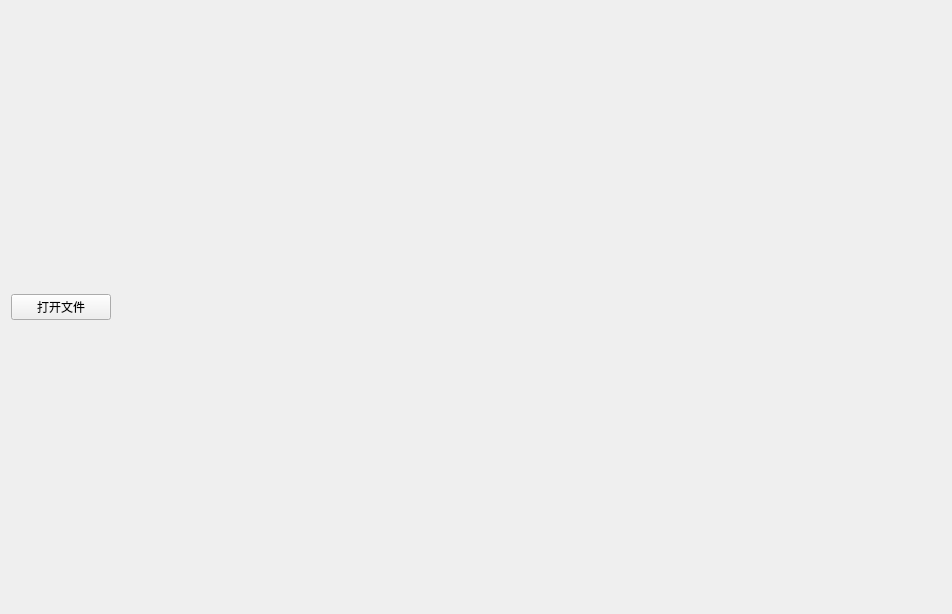
<?xml version="1.0" encoding="UTF-8"?>
<ui version="4.0">
 <class>MainWindow</class>
 <widget class="QMainWindow" name="MainWindow">
  <property name="geometry">
   <rect>
    <x>0</x>
    <y>0</y>
    <width>952</width>
    <height>614</height>
   </rect>
  </property>
  <property name="windowTitle">
   <string>无标题</string>
  </property>
  <widget class="QWidget" name="centralWidget">
   <layout class="QHBoxLayout" name="horizontalLayout">
    <item>
     <widget class="QPushButton" name="pushButton">
      <property name="maximumSize">
       <size>
        <width>100</width>
        <height>16777215</height>
       </size>
      </property>
      <property name="text">
       <string>打开文件</string>
      </property>
     </widget>
    </item>
    <item>
     <widget class="QWidget" name="widget" native="true"/>
    </item>
    <item>
     <layout class="QGridLayout" name="gridLayout"/>
    </item>
   </layout>
  </widget>
 </widget>
 <layoutdefault spacing="6" margin="11"/>
 <resources/>
 <connections/>
</ui>
